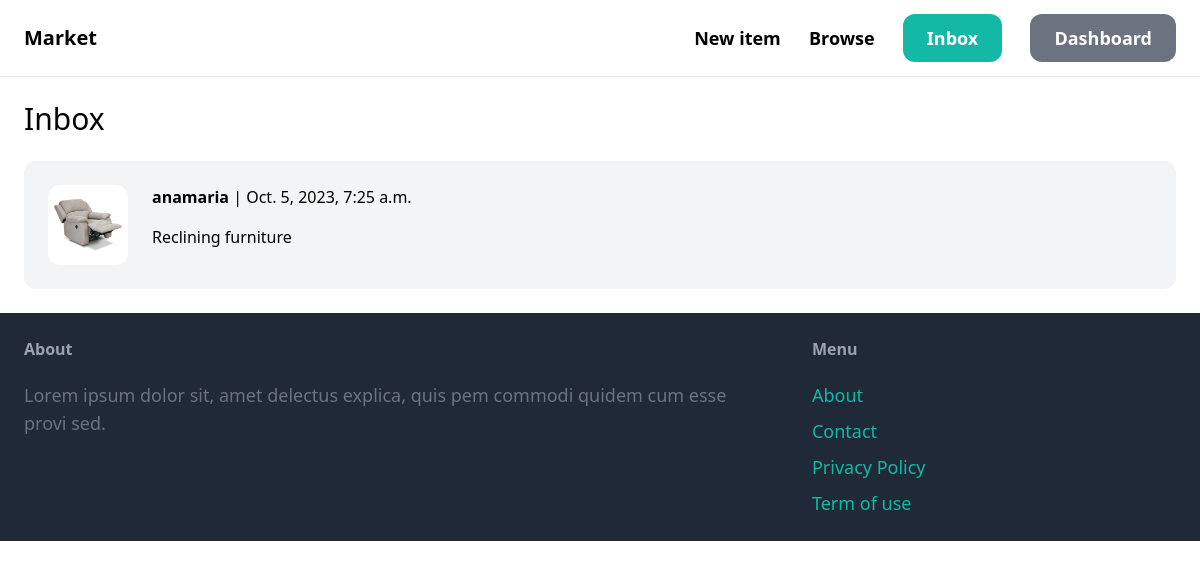
The page /inbox/ (signed in) on the database its author committed.
### conversation/models.py (models this page shows)
class Conversation(models.Model):
    item = models.ForeignKey(Item, related_name='conversations', on_delete=models.CASCADE)
    members = models.ManyToManyField(User, related_name='conversations')
    created_at = models.DateTimeField(auto_now_add=True)
    modified_at = models.DateTimeField(auto_now=True)
    class Meta:
        ordering = ('-modified_at',)

### item/models.py (models this page shows, shortened)
class Item(models.Model):
    category = models.ForeignKey(Category, related_name='items', on_delete=models.CASCADE)
    name = models.CharField(max_length=255)
    description = models.TextField(blank=True, null=True)
    price = models.FloatField()
    image = models.ImageField(upload_to='item_images', blank=True, null=True)
    is_sold = models.BooleanField(default=False)
    created_by = models.ForeignKey(User, related_name= 'Items', on_delete=models.CASCADE)
    created_at = models.DateTimeField(auto_now_add=True)

### conversation/views.py (the view)
# urls.py: path('', views.inbox, name='inbox'),
@login_required
def inbox(request):
    conversations = Conversation.objects.filter(members__in=[request.user.id])
    return render(request, 'conversation/inbox.html', {
        'conversations': conversations
    })

### conversation/templates/conversation/inbox.html (shortened to what this page needs)
{% extends 'core/base.html' %}
{% block content %}
<h1 class="mb-6 text-3xl">Inbox</h1>
<div class="space-y-6">
    {% for conversation in conversations %}
        <a href="{% url 'conversation:detail' conversation.id %}">
            <div class="p-6 flex bg-gray-100 rounded-xl">
                <div class="pr-6">
                    <img src="{{ conversation.item.image.url }}" class="w-20 rounded-xl">
                </div>
                <div>
                    {% for member in conversation.members.all %}
                        {% if member != request.user %}
                            <p class="mb-4"><strong>{{ member.username }}</strong> | {{ conversation.modified_at }}</p>
                            <p>{{ conversation.item.name }}</p>
                        {% endif %}
                    {% endfor %}
                </div>
            </div>
        </a>
    {% endfor %}
</div>
{% endblock %}

### rows shown on the page
Conversation: item.image (picture), modified_at "Oct. 5, 2023, 7:25 a.m.", item.name "Reclining furniture"

### other values the page prints
{{ member.username }} "anamaria"
